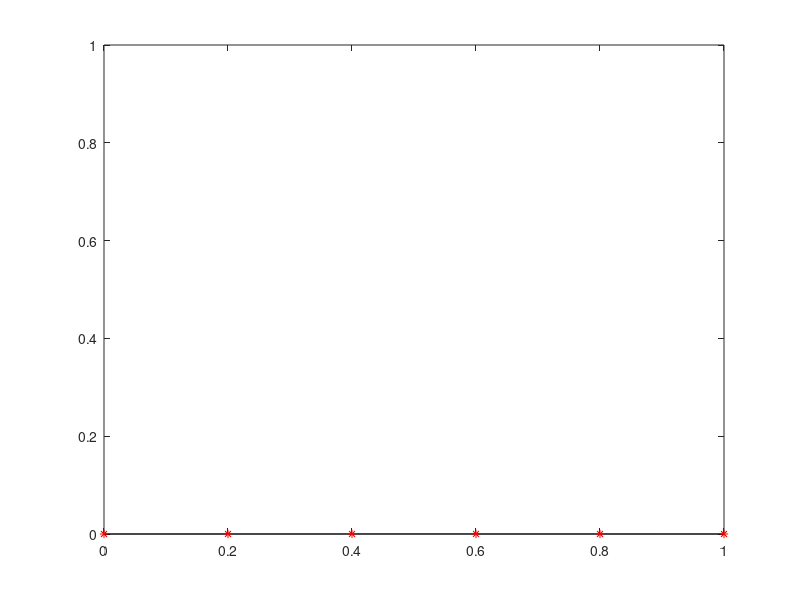

Recreate this plot in MATLAB.
function [maxerr] = fd1d_heat (M,a,b,ua,ub,T,dt)
%%%%%%%%%%%%%%%%%%%%%%%%%%%%%%%%%%%%%%%%%%%%%%%%%%%%%%%%%%%%%%%%%%%%%%%%%%%%%%%%
%% This function finds the finite difference approximation of a simple parabolic
%% two-point boundary value problem u_t - u_{xx} = f on the one-dimensional 
%% spatial interval [a,b], with Dirichlet boundary conditions ua (left) and 
%% ub (right), and default discretization 0....M, and on the time interval [0,T]
%% with time step of size dt. 
%%%%%%%%%%%%%%%%%%%%%%%%%%%%%%%%%%%%%%%%%%%%%%%%%%%%%%%%%%%%%%%%%%%%%%%%%%%%%%%%
%% Notes:
%% 1) Since MATLAB vectors aren't 0-indexed, we number the nodes 1..M+1.
%% 2) The user must code the expression for f below (rhsfun).
%% 3) The user must code the initial condition function below (initfun).
%% 4) The user must code the exact solution below (exfun).
%% 5) The code can be executed as script.


%% >>> Question to MP: What do you mean by this? Aren't the BC's the ua and ub?
%% and set up /change boundary conditions 

%%%%%%%%%%%%%%%%%%%%%%%%%%%%%%%%%%%%%%%%%%%%%%%%%%%%%%%%%%%%%%%%%%%%%%%%%%%%%%%%
%% Outputs:
%% This function will plot the numerical solution over the given time interval,
%% as an animation.  The first four plots require the user to press any key, 
%% followed by an automated animation.
%% This function will report the maximum errors between the numerical 
%% approximation and the exact solution for each time step, and will output the
%% maximum error across all time steps.  
%%%%%%%%%%%%%%%%%%%%%%%%%%%%%%%%%%%%%%%%%%%%%%%%%%%%%%%%%%%%%%%%%%%%%%%%%%%%%%%%
%% M. Peszynska,  2005/4
%% Copyright Department of Mathematics, Oregon State University
%%%%%%%%%%%%%%%%%%%%%%%%%%%%%%%%%%%%%%%%%%%%%%%%%%%%%%%%%%%%%%%%%%%%%%%%%%%%%%%%
%% An Example: 
%%      fd1d_heat(5,0,1,0,0,1,0.01)
%%      RHS: f(x,t) = 0 
%%      Exact: u(x,t) = sin(pi*x)*exp(-pi*pi*t)
%%%%%%%%%%%%%%%%%%%%%%%%%%%%%%%%%%%%%%%%%%%%%%%%%%%%%%%%%%%%%%%%%%%%%%%%%%%%%%%%

%defaults
if nargin < 1, 
    M = 5; 
    a = 0; b = 1;
    ua = 0;
    ub = 0;
    T = 1;
    dt = .01;
end
clf;


dx = (b-a)/M;           %% use uniform spatial grid
x = (a:dx:b)';

n = floor(T/dt);
t = dt:dt:T;

%%%%%%%%%%%%%%%%%%%%%%%% minus discrete laplacian
A = sparse(M+1,M+1);     
for i=2:M
    %% set up i'th row of the matrix
    A(i,i) = 2;
    A(i,i-1) = -1; 
    A(i,i+1) = -1; 
end
A =  A / (dx*dx);

uimpl = initfun(x);
Bimpl = sparse( eye(M+1,M+1) + dt*A );

%% apply/enforce Dirichlet boundary conditions
Bimpl (1,1) = 1;
Bimpl (M+1,M+1) = 1; 
fimpl (1,1) = ua;
fimpl (M+1,1) = ub;
    
maxerr = 0;

for nt = 1:n
    t = nt*dt;
    uprev = uimpl;    
    %% set up the right hand side vector
    fimpl (2:M,1) = dt*rhsfun(x(2:M),t) + uprev(2:M); 
    
    %% solve the linear system;
    uimpl = Bimpl \ fimpl;
    
    u = uimpl;
    exvec (1:M+1,1) = exfun(x(1:M+1),t);

    %% compute the error vector
    error = abs(exvec - u);
    %% report the error in max norm and in two discrete norm 
    maxerr = max(maxerr,norm(error,inf));  %% >>> Question to MP: I don't see the 2-norm here? Am I mis-understanding?
    
    %% for efficiency, you can comment out plotting, error report and pause   
    %% NOTE that the animation requires the user to input any key
    %% to advance the animation
    plot(x,exvec,'k',x,uimpl,'r*');axis([0 1 0 1]);
    fprintf('\nt = %g %g ',t,norm(error,inf)); 
    if nt> 4 pause(0.05);else pause; end;    
    
end;

%%%%%%%%%%%%%%%%%%%%%%%%%%%%%%%%%%%%%%%%%%%%%%%%%%%%%%%%%%%%%%%%%%%%%%%%%%%%%%%%
%%%%%%%%%%%%%%%%%%%%% the user must code these expressions %%%%%%%%%%%%%%%%%%%%%
%%%%%%%%%%%%%%%%%%%%%%%%%%%%%%%%%%%%%%%%%%%%%%%%%%%%%%%%%%%%%%%%%%%%%%%%%%%%%%%%

function v = rhsfun(x,t)    %% This is f in the equation u_t - u_{xx} = f
v = zeros(size(x));

function v = initfun(x)     %% This is the initial condition function
v = sin(pi*x);

function v = exfun(x,t)     %% This is the exact solution
v = sin(pi*x)*exp(-pi*pi*t);
